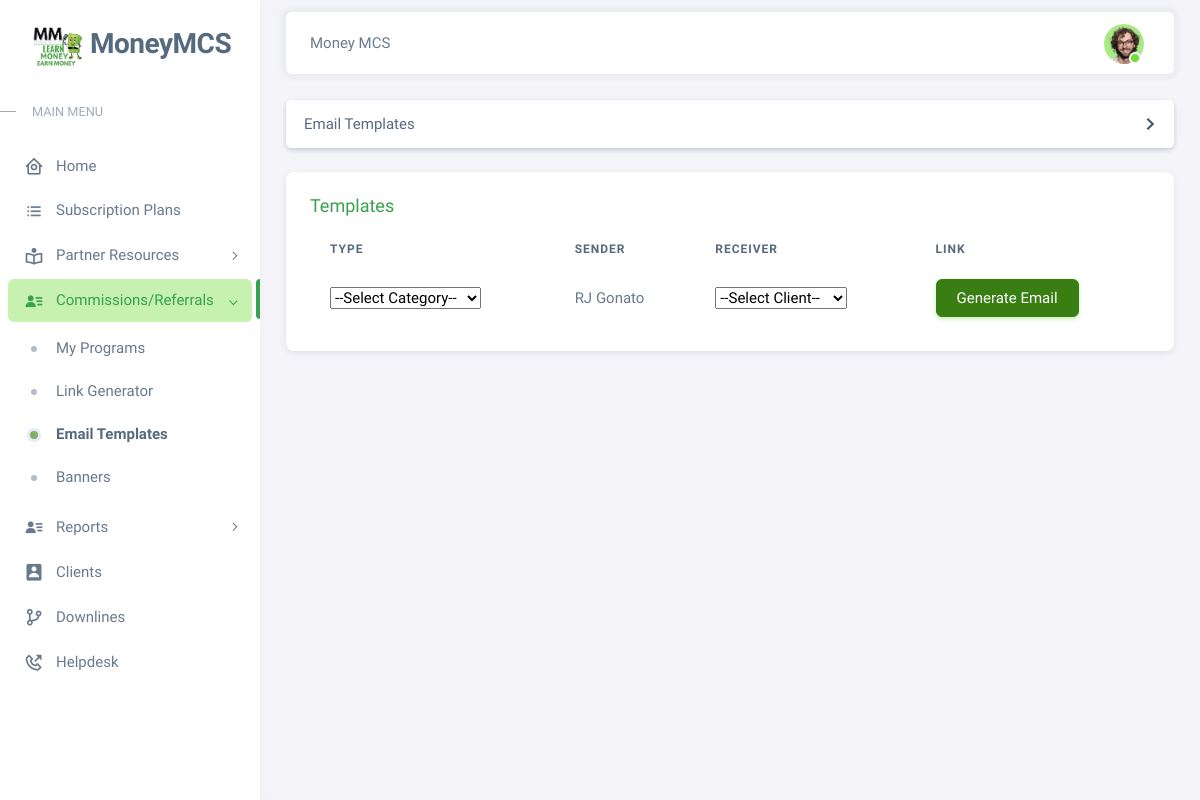
Page /pages/emailtemplates.php (signed in) on the committed database.
### tables this page shows
CREATE TABLE `users` (
  `id` int(11) NOT NULL,
  `regcode` varchar(50) NOT NULL,
  `moneymcid` varchar(50) NOT NULL,
  `email` varchar(200) NOT NULL,
  `password` varchar(60) NOT NULL,
  `type` int(1) NOT NULL,
  `level` varchar(50) NOT NULL,
  `firstname` varchar(50) NOT NULL,
  `lastname` varchar(50) NOT NULL,
  `address` text NOT NULL,
  `contact_info` varchar(100) NOT NULL,
  `photo` varchar(200) NOT NULL,
  `status` int(1) NOT NULL,
  `activate_code` varchar(15) NOT NULL,
  `reset_code` varchar(15) NOT NULL,
  `created_on` date NOT NULL,
  `last_login` date NOT NULL,
  `ip` varchar(50) NOT NULL,
  `last_login_ip` varchar(50) NOT NULL
);

### pages/includes/session.php (called while the page is built, shortened)
<?php
	include '../includes/conn.php';
	$conn = $pdo->open();
	$stmt = $conn->prepare("SELECT * FROM users WHERE id=:id");
	$stmt->execute(['id'=>$_SESSION['agent']]);
	$agent = $stmt->fetch();
?>

### pages/emailtemplates.php (the view, shortened to what this page needs)
<?php
  include 'includes/session.php';
?>
<!DOCTYPE html>
<html
  lang="en"
  class="light-style layout-menu-fixed"
  dir="ltr"
  data-theme="theme-default"
  data-assets-path="../assets/"
  data-template="vertical-menu-template-free"
>
  <head>
    <?php include 'includes/headers.php'; ?>
  </head>
  <body>
    <div class="layout-wrapper layout-content-navbar">
      <div class="layout-container">
        <aside id="layout-menu" class="layout-menu menu-vertical menu bg-menu-theme">
          <div class="app-brand demo">
            <a href="#" class="app-brand-link">
              <span class="app-brand-logo demo">
                <img aria-hidden="true" class="object-contain w-full h-full" src="../assets/img/earnmoney.png" width="50">
              </span>
              <span class="app-brand-text demo menu-text fw-bolder ms-2">MoneyMCS</span>
            </a>
          </div>
          <li class="menu-header small text-uppercase">
            <span class="menu-header-text">Main Menu</span>
          </li>
          <ul class="menu-inner py-1">
            <li class="menu-item ">
              <a href="home" class="menu-link">
                <i class="menu-icon tf-icons bx bx-home-circle"></i>
                <div data-i18n="Analytics">Home</div>
              </a>
            </li>
            <li class="menu-item ">
              <a href="subscriptions" class="menu-link">
                <i class='menu-icon tf-icons bx bx-list-ul'></i>
                <div data-i18n="Analytics">Subscription Plans</div>
              </a>
            </li>
            <li class="menu-item" style="">
              <a href="javascript:void(0)" class="menu-link menu-toggle">
              <i class='menu-icon tf-icons bx bx-book-reader'></i>
                <div data-i18n="">Partner Resources</div>
              </a>
            </li>
            <li class="menu-item open active">
              <a href="javascript:void(0)" class="menu-link menu-toggle">
                <i class='menu-icon tf-icons bx bxs-user-detail'></i>
                <div data-i18n="">Commissions/Referrals</div>
              </a>
              <ul class="menu-sub">
                <li class="menu-item">
                  <a href="programs" class="menu-link">
                    <div data-i18n="">My Programs</div>
                  </a>
                </li>
                <li class="menu-item">
                    <a href="linkgenerator" class="menu-link">
                    <div data-i18n="">Link Generator</div>
                    </a>
                </li>
                <li class="menu-item active">
                    <a href="emailtemplates" class="menu-link">
                    <div data-i18n="">Email Templates</div>
                    </a>
                </li>
                <li class="menu-item">
                    <a href="banners" class="menu-link">
                    <div data-i18n="">Banners</div>
                    </a>
                </li>
              </ul>
            </li>
            <li class="menu-item" style="">
              <a href="javascript:void(0)" class="menu-link menu-toggle">
                <i class='menu-icon tf-icons bx bxs-user-detail'></i>
                <div data-i18n="">Reports </div>
              </a>
            </li>
            <li class="menu-item">
              <a href="clients" class="menu-link">
                <i class='menu-icon tf-icons bx bxs-user-rectangle'></i>
                <div data-i18n="Basic">Clients</div>
              </a>
            </li>
            <li class="menu-item">
              <a href="downlines" class="menu-link">
                <i class='menu-icon tf-icons bx bx-git-branch'></i>
                <div data-i18n="Basic">Downlines</div>
              </a>
            </li>
            <li class="menu-item">
              <a href="contacts" class="menu-link">
                <i class='menu-icon tf-icons bx bx-phone-outgoing'></i>
                <div data-i18n="Basic">Helpdesk</div>
              </a>
            </li>
          </ul>
        </aside>
        <div class="layout-page">
          <nav
            class="layout-navbar container-xxl navbar navbar-expand-xl navbar-detached align-items-center bg-navbar-theme"
            id="layout-navbar"
          >
            <div class="navbar-nav-right d-flex align-items-center" id="navbar-collapse">
              <div class="navbar-nav align-items-center">
                <div class="nav-item d-flex align-items-center">
                  Money MCS
                </div>
              </div>
              <ul class="navbar-nav flex-row align-items-center ms-auto">
                <li class="nav-item navbar-dropdown dropdown-user dropdown">
                  <a class="nav-link dropdown-toggle hide-arrow" href="javascript:void(0);" data-bs-toggle="dropdown">
                    <div class="avatar avatar-online">
                        <img src="<?php echo (!empty($agent['photo'])) ? '../images/'.$agent['photo'] : '../images/default.png'; ?>" class="w-px-40 h-auto rounded-circle">
                    </div>
                  </a>
                </li>
              </ul>
            </div>
          </nav>
          <div class="content-wrapper">
            <div class="container-xxl flex-grow-1 container-p-y">
                <div class="row">
                  <div class="col-lg-12 mb-4 order-0">
                    <div class="card">
                      <div class="card accordion-item active">
                        <h2 class="accordion-header" id="headingOne">
                          <button type="button" class="accordion-button collapsed" data-bs-toggle="collapse" data-bs-target="#accordionOne" aria-expanded="true" aria-controls="accordionOne">
                            Email Templates
                          </button>
                        </h2>
                      </div>
                    </div>
                  </div>
                </div>
                <div class="row">
                  <div class="col-lg-12 mb-4 order-0">
                    <div class="card">
                      <div class="d-flex align-items-end">
                        <div class="col-sm-12">
                          <div class="card-body">
                            <h5 class="card-title text-primary">Templates</h5>
                            <div class="table-responsive text-nowrap">
                              <table id="" class="table table-borderless">
                                <thead>
                                  <th>Type</th>
                                  <th>Sender</th>
                                  <th>Receiver</th>
                                  <th>Link</th>
                                </thead>
                                <tbody>
                                <form class="" method="" action="#">
                                    <tr>
                                        <td>
                                        <select class="form-=select" name="">
                                            <option value="0">--Select Category--</option>
                                        </select>
                                        </td>
                                        <td><?php echo $agent['firstname'].' '.$agent['lastname']; ?></td>
                                        <td>
                                        <select class="form-=select" name="">
                                            <option value="0">--Select Client--</option>
                                        </select>
                                        </td>
                                        <td>
                                            <button type="button" class="btn btn-success" data-bs-toggle="modal" data-bs-target="#modalScrollable">Generate Email</button>
                                        </td>
                                    </tr>
                                </form>
                                </tbody>
                              </table>
                            </div>
                          </div>
                        </div>
                      </div>
                    </div>
                  </div>
                </div>
            </div>
            <footer class="content-footer footer bg-footer-theme">
              <div class="container-xxl d-flex flex-wrap justify-content-between py-2 flex-md-row flex-column">
              </div>
            </footer>
          </div>
        </div>
      </div>
    </div>
  </body>
</html>

### assets/css/demo.css (style rules this page uses)
.menu .app-brand.demo { height: 64px; margin-top: 12px; }
.app-brand-text.demo { font-size: 1.75rem; letter-spacing: -0.5px; text-transform: capitalize; }

### rows in the picture
users: photo (picture), firstname "RJ", lastname "Gonato"
